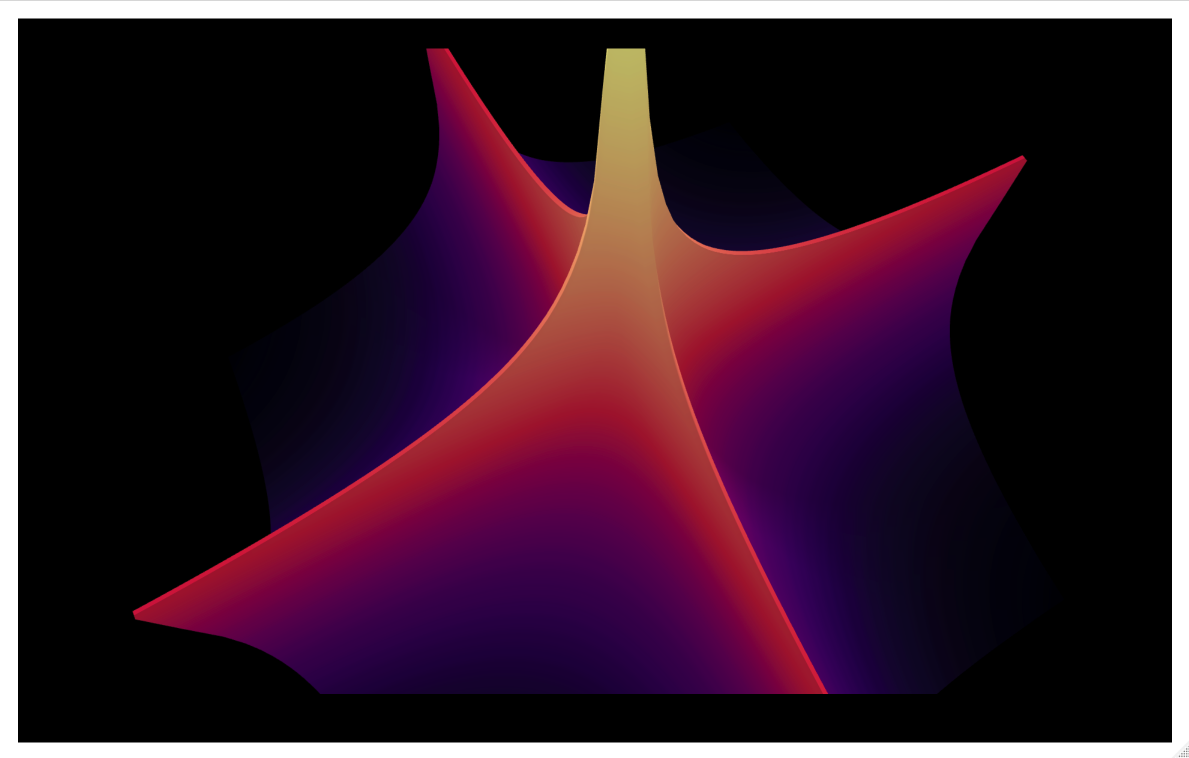

Write R code to recreate this figure.
# https://en.wikipedia.org/wiki/Test_functions_for_optimization#Test_functions_for_multi-objective_optimization

# Levi function N.13

source('optimization/functions.R')

library(dplyr)
d = data.frame(x=seq(-10, 10, length.out = 100),
               y=seq(-10, 10, length.out = 100)) %>%
  arrange(x)
zmat = apply(expand.grid(d), 1, function(x) cross_in_tray(x[1], x[2])) %>% matrix(100, 100, byrow = T)


a <- list(
  visible=FALSE
)

library(plotly)

plot_ly(x=d$x, y=d$y, z=zmat, 
        type = 'surface', 
        colors = viridis::inferno(1000)) %>% 
  hide_colorbar() %>% 
  lazerhawk::theme_blank() %>% 
  layout(plot_bgcolor='black',
         paper_bgcolor='black',
         scene = list(xaxis = a,
                      yaxis = a,
                      zaxis = a
         )
  )

# try with domain -1,1 for x and y
